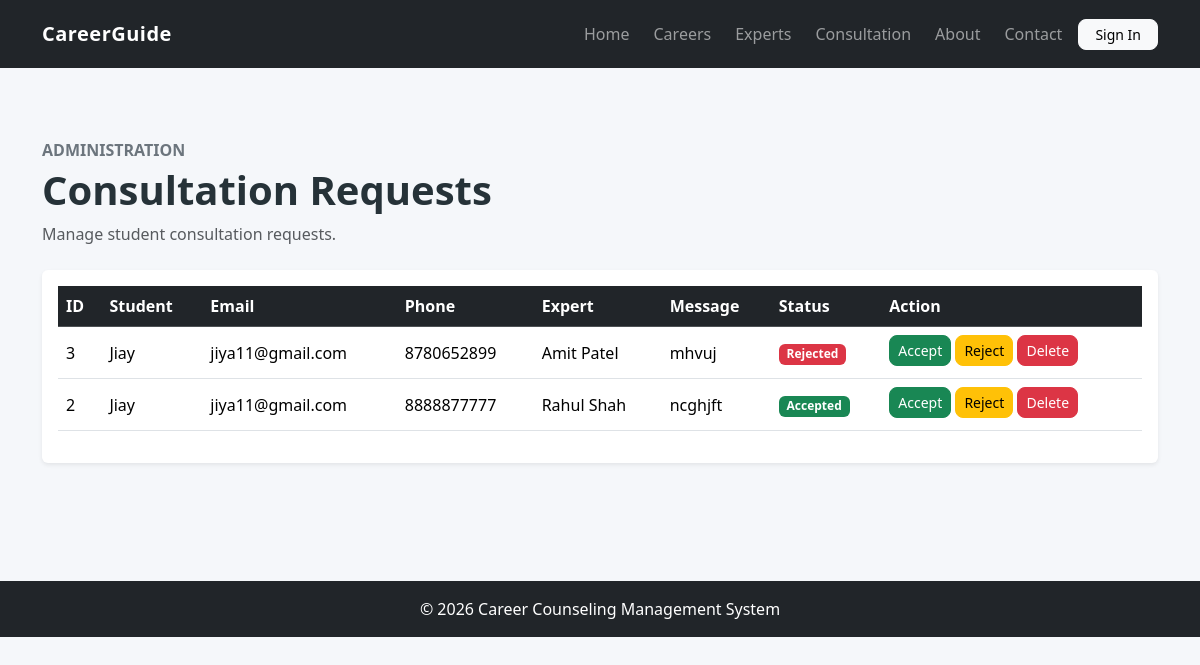
The app's page /admin/consultations/index.php (signed in) with its own data.
### tables this page shows
CREATE TABLE `consultations` (
  `id` int(11) NOT NULL,
  `student_name` varchar(100) NOT NULL,
  `email` varchar(150) NOT NULL,
  `phone` varchar(20) NOT NULL,
  `expert_id` int(11) NOT NULL,
  `message` text NOT NULL,
  `status` enum('Pending','Accepted','Rejected') DEFAULT 'Pending',
  `created_at` timestamp NOT NULL DEFAULT current_timestamp()
);

CREATE TABLE `experts` (
  `id` int(11) NOT NULL,
  `expert_name` varchar(100) NOT NULL,
  `specialization` varchar(150) NOT NULL,
  `experience` int(11) NOT NULL,
  `email` varchar(150) NOT NULL,
  `phone` varchar(20) NOT NULL,
  `bio` text NOT NULL
);

### admin/consultations/index.php (the view, shortened to what this page needs)
<?php
include '../../includes/header.php';
include '../../includes/navbar.php';
include '../../includes/db.php';
$sql = "
    SELECT consultations.*, experts.expert_name
    FROM consultations
    LEFT JOIN experts
    ON consultations.expert_id = experts.id
    ORDER BY consultations.id DESC
";
$result = mysqli_query($conn, $sql);
?>
<section class="section-padding">
    <div class="container">
        <div class="mb-4">
            <p class="text-secondary fw-bold mb-1">
                ADMINISTRATION
            </p>
            <h1 class="fw-bold">
                Consultation Requests
            </h1>
            <p class="text-muted">
                Manage student consultation requests.
            </p>
        </div>
        <div class="card border-0 shadow-sm">
            <div class="card-body">
                <div class="table-responsive">
                    <table class="table table-hover align-middle">
                        <thead class="table-dark">
                            <tr>
                                <th>ID</th>
                                <th>Student</th>
                                <th>Email</th>
                                <th>Phone</th>
                                <th>Expert</th>
                                <th>Message</th>
                                <th>Status</th>
                                <th>Action</th>
                            </tr>
                        </thead>
                        <tbody>
                            <?php while ($row = mysqli_fetch_assoc($result)) { ?>
                                <tr>
                                    <td>
                                        <?php echo $row['id']; ?>
                                    </td>
                                    <td>
                                        <?php echo htmlspecialchars($row['student_name']); ?>
                                    </td>
                                    <td>
                                        <?php echo htmlspecialchars($row['email']); ?>
                                    </td>
                                    <td>
                                        <?php echo htmlspecialchars($row['phone']); ?>
                                    </td>
                                    <td>
                                        <?php echo htmlspecialchars($row['expert_name'] ?? 'N/A'); ?>
                                    </td>
                                    <td style="max-width: 250px;">
                                        <?php echo htmlspecialchars($row['message']); ?>
                                    </td>
                                    <td>
                                        <?php if ($row['status'] == 'Pending') { ?>
                                            <span class="badge bg-warning text-dark">
                                                Pending
                                            </span>
                                        <?php } elseif ($row['status'] == 'Accepted') { ?>
                                            <span class="badge bg-success">
                                                Accepted
                                            </span>
                                        <?php } else { ?>
                                            <span class="badge bg-danger">
                                                Rejected
                                            </span>
                                        <?php } ?>
                                    </td>
                                    <td>
                                        <a
                                            href="update_status.php?id=<?php echo $row['id']; ?>&status=Accepted"
                                            class="btn btn-sm btn-success mb-1"
                                        >
                                            Accept
                                        </a>
                                        <a
                                            href="update_status.php?id=<?php echo $row['id']; ?>&status=Rejected"
                                            class="btn btn-sm btn-warning mb-1"
                                        >
                                            Reject
                                        </a>
                                        <a
                                            href="delete.php?id=<?php echo $row['id']; ?>"
                                            class="btn btn-sm btn-danger mb-1"
                                            onclick="return confirm('Delete this consultation?');"
                                        >
                                            Delete
                                        </a>
                                    </td>
                                </tr>
                            <?php } ?>
                        </tbody>
                    </table>
                </div>
            </div>
        </div>
    </div>
</section>
<?php include '../../includes/footer.php'; ?>

### assets/css/style.css (style rules this page uses)
body { background-color: #f5f7fa; color: #263238; }
.btn { border-radius: 8px; }
.card { overflow: hidden; }
.section-padding { padding: 70px 0; }

### records on screen
consultations: id "3", student_name "Jiay", email "jiya11@gmail.com", phone "8780652899", expert.expert_name "Amit Patel", message "mhvuj", status "Rejected"
consultations: id "2", student_name "Jiay", email "jiya11@gmail.com", phone "8888877777", expert.expert_name "Rahul Shah", message "ncghjft", status "Accepted"
